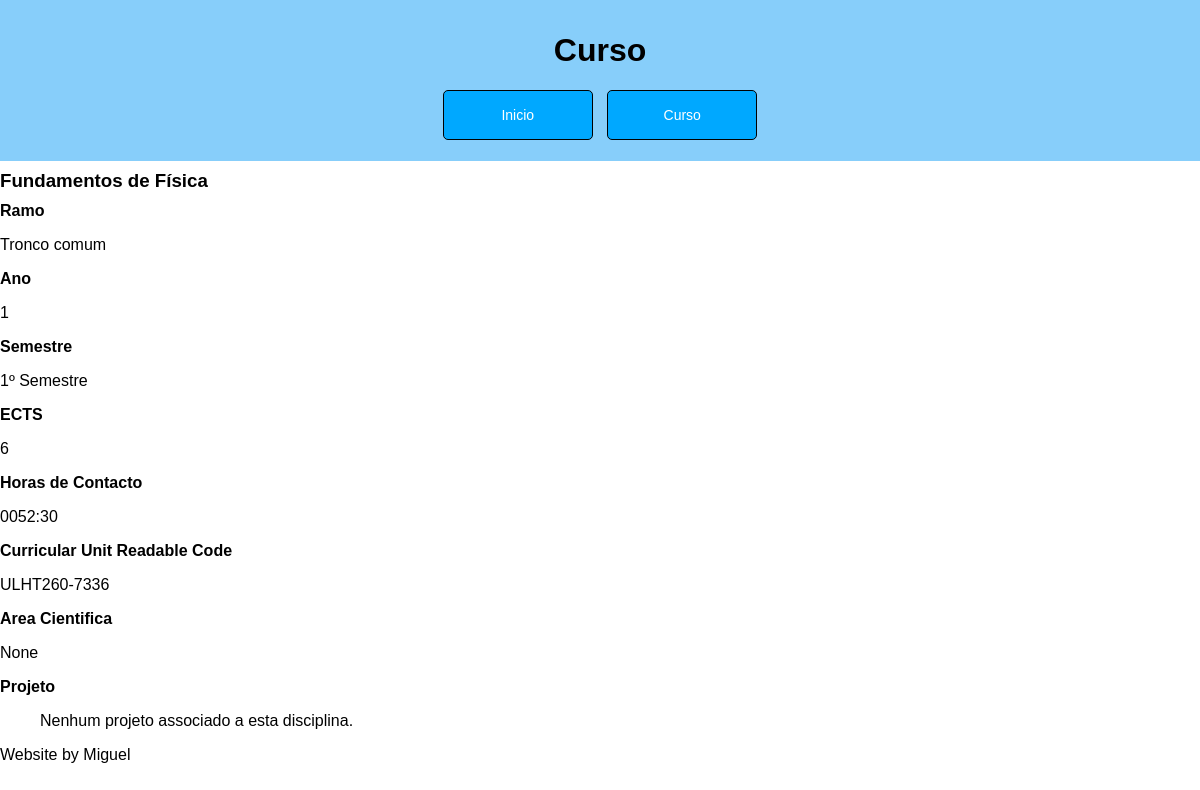
Screenshot of /ensinosuperior/disciplina/1/ with the database file from the repository.
### ensinosuperior/models.py (models this page shows)
class Disciplina (models.Model):
    nome = models.CharField(max_length = 100)
    ramo = models.CharField(max_length = 100)
    ano =  models.IntegerField()
    semestre = models.CharField(max_length = 15)
    ects = models.IntegerField()
    horas_contacto = models.CharField(max_length = 10)
    curricularIUnitReadableCode = models.CharField(max_length = 100)
    cursos = models.ManyToManyField(Curso, related_name = 'disciplinas')
    area_cientifica = models.ForeignKey(AreaCientifica, on_delete = models.CASCADE, related_name = 'disciplinas', null = True)
    def __str__(self):
        return f'{self.nome}'

### ensinosuperior/views.py (the view)
# urls.py: path('disciplina/<int:disciplina_id>/', views.disciplina_view, name="disciplina"),
def disciplina_view(request, disciplina_id):
    context = {
        'disciplina': Disciplina.objects.get(id=disciplina_id)
    }
    return render(request, "ensinosuperior/disciplina.html", context)

### ensinosuperior/templates/ensinosuperior/disciplina.html
{% extends 'ensinosuperior/layout.html' %}
{% block content %}
    <h3>{{ disciplina }}</h3>
    <h4>Ramo</h4>
    <p>{{disciplina.ramo}}</p>
    <h4>Ano</h4>
    <p>{{disciplina.ano}}</p>
    <h4>Semestre</h4>
    <p>{{disciplina.semestre}}</p>
    <h4>ECTS</h4>
    <p>{{disciplina.ects}}</p>
    <h4>Horas de Contacto</h4>
    <p>{{disciplina.horas_contacto}}</p>
    <h4>Curricular Unit Readable Code</h4>
    <p>{{disciplina.curricularIUnitReadableCode}}</p>
    <h4>Area Cientifica</h4>
    <p>{{disciplina.area_cientifica}}</p>
    <h4>Projeto</h4>
    <ul>
    {% if disciplina.projeto %}
        <ul>
            <li>
                <a href="{% url 'ensinosuperior:projeto' disciplina.projeto.id %}">{{ disciplina.projeto }}</a>
            </li>
        </ul>
    {% else %}
        <p>Nenhum projeto associado a esta disciplina.</p>
    {% endif %}
    </ul>
{% endblock %}

### ensinosuperior/static/ensinosuperior/estilos.css (style rules this page uses)
body { background-color: #ffffff; color: #000000; font-family: Arial, sans-serif; margin: 0; padding: 0; }
h1, h2, h3, h4, h5, h6 { color: #000000; margin: 0.5em 0; }
p { color: #000000; margin: 1em 0; }

### rows the page displays
Disciplina: nome "Fundamentos de Física", ramo "Tronco comum", ano "1", semestre "1º Semestre", ects "6", horas_contacto "0052:30", curricularIUnitReadableCode "ULHT260-7336", area_cientifica "None"
